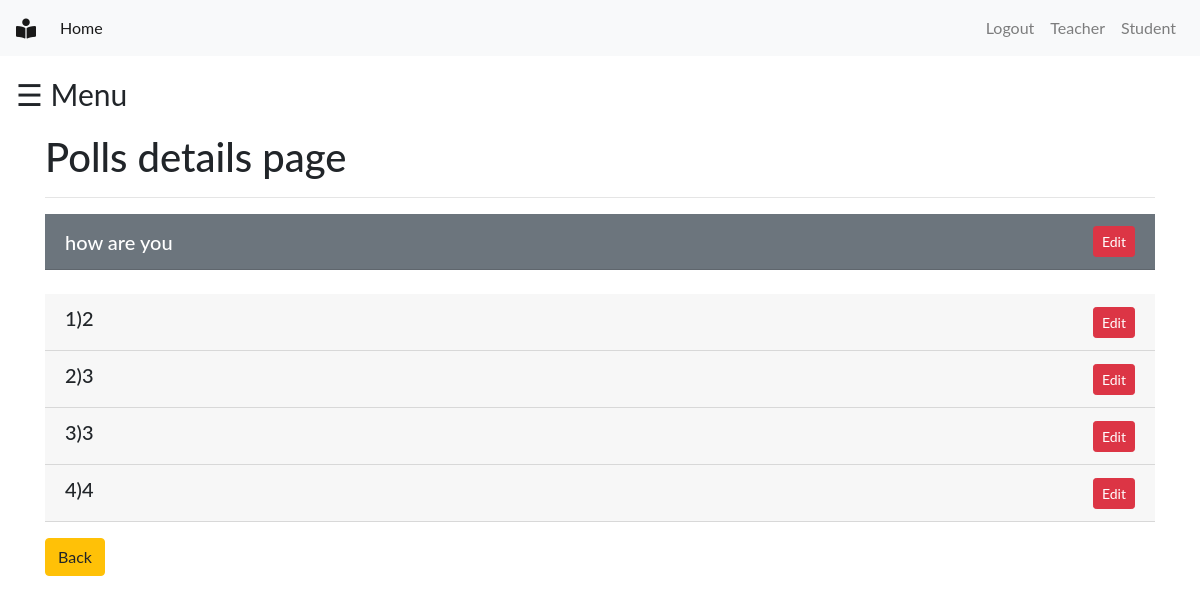
The page /polls/quiz/1/detail/2/ (signed in) on the database its author committed.
### polls/models.py (models this page shows, shortened)
class Poll(models.Model):
    quiz = models.ForeignKey(Quiz, on_delete=models.CASCADE)
    text = models.TextField()
    active = models.BooleanField(default=True)

class Choice(models.Model):
    poll = models.ForeignKey(Poll, on_delete=models.CASCADE)
    choice_text = models.TextField()

### polls/views.py (the view)
# urls.py: path('quiz/<int:quiz_pk>/detail/<int:poll_id>/', views.poll_detail, name='detail'),
@login_required()
def poll_detail(request, poll_id,quiz_pk, *args, **kwargs):
    poll = get_object_or_404(Poll, id=poll_id)
    loop_count = poll.choice_set.count()
    context = {
        'poll': poll,
        'loop_time': range(0, loop_count),
        'quiz_pk': quiz_pk
    }
    return render(request,'polls/poll_detail.html', context)

### polls/templates/polls/poll_detail.html (shortened to what this page needs)
 {% include 'base.html' %}
{% include 'includes/sidebar.html' %}
{% block content %}
<div class="container">
    <h1>Polls details page</h1>
    <hr>
    <h5 class="card-header d-flex justify-content-between align-items-center text-white bg-secondary">
        {{ poll.text }}
  <a class="btn btn-sm btn-danger" href="{% url 'polls:edit' poll_id=poll.id quiz_pk=quiz_pk  %}" role="button">Edit</a>
    </h5>
    <br>
        {% for choice in poll.choice_set.all %}
        <h5 class="card-header d-flex justify-content-between align-items-center">
        <label for="choice{{ forloop.counter }}">{{forloop.counter}}){{ choice.choice_text }}</label>
            <a class="btn btn-sm btn-danger" href="{% url 'polls:choice_edit' choice_id=choice.id poll_id=poll.id quiz_pk=quiz_pk  %}" role="button">Edit</a>
        </h5>
        {% endfor %}
        <a class="btn btn-warning mt-3" href="{% url 'polls:quiz-detail' quiz_pk=quiz_pk  %}" role="button">Back</a>
</div>
{% endblock content %}

### static/css/sidebar1.css (style rules this page uses)
body { font-family: "Lato", sans-serif; }

### rows shown on the page
Poll: text "how are you"
Choice: choice_text "2"
Choice: choice_text "3"
Choice: choice_text "3"
Choice: choice_text "4"
